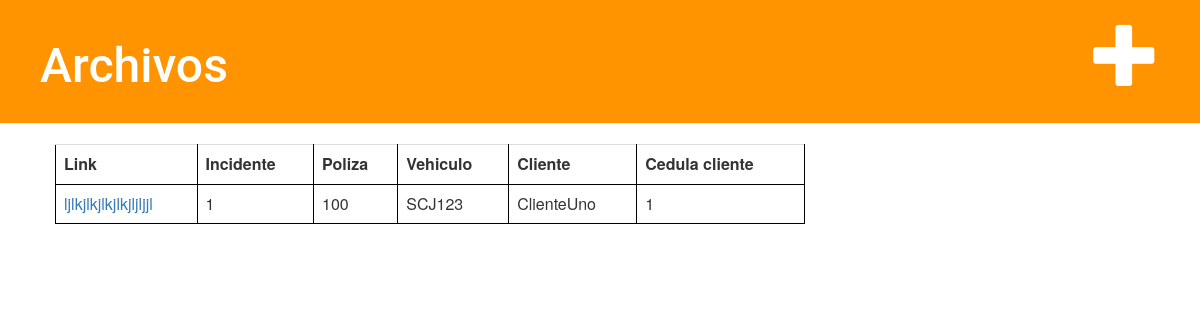
Before: /archivo/ with the older database file.
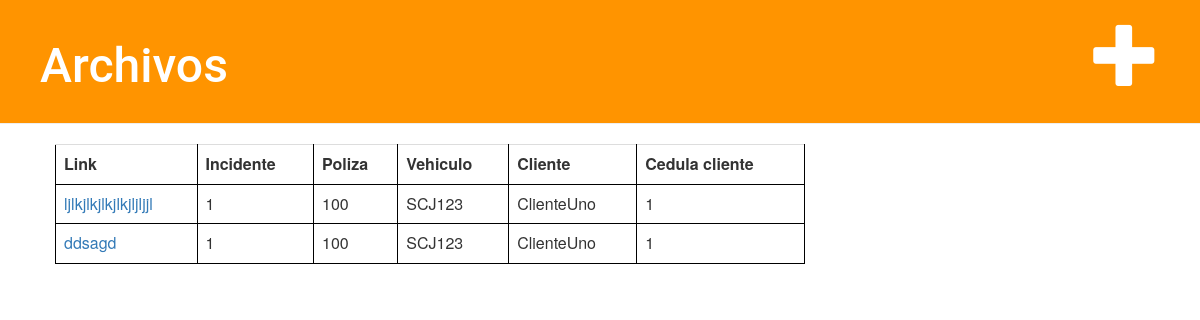
After: the same page with the newer database file.
### denuncia/models.py (models this page shows, shortened)
class Archivo(models.Model):
    id = models.AutoField(primary_key=True)
    incidente = models.ForeignKey('Incidente',on_delete=models.CASCADE,)
    link = models.CharField(max_length=200)

class Incidente(models.Model):
    nro_incidente = models.AutoField(primary_key=True)
    poliza = models.ForeignKey('Poliza',on_delete=models.CASCADE,)
    hay_heridos = models.BooleanField()
    hay_terceros = models.BooleanField()
    fecha_incidente = models.DateTimeField(default=timezone.now)
    estado = models.ForeignKey('Estado',on_delete=models.CASCADE,)
    pro_nombre = models.CharField(max_length=30)
    pro_cedula = models.CharField(max_length=8)
    pro_vto_libreta = models.DateField(null=True, blank=True)
    pro_telefono = models.CharField(max_length=9)
    pro_email = models.EmailField(max_length=35, null=True, blank=True)
    pro_descripción = models.TextField(max_length=500)
    ter_matricula = models.CharField(max_length=7, null=True, blank=True)
    ter_aseguradora = models.CharField(max_length=30, null=True, blank=True)
    ter_propietario = models.BooleanField()
    ter_nombre_conductor = models.CharField(max_length=30, null=True, blank=True)
    ter_cedula_conductor = models.CharField(max_length=8, null=True, blank=True)
    ter_telefono_conductor = models.CharField(max_length=9, null=True, blank=True)
    usuario = models.ForeignKey('Usuario',on_delete=models.CASCADE,)
    fecha_mod = models.DateTimeField(default=timezone.now)

class Poliza(models.Model):
    nro_poliza = models.CharField(primary_key=True, max_length=8)
    cliente = models.ForeignKey('Cliente',on_delete=models.CASCADE,)
    vehiculo = models.ForeignKey('Vehiculo',on_delete=models.CASCADE,)

class Vehiculo(models.Model):
    matricula = models.CharField(primary_key=True, max_length=7)

class Cliente(models.Model):
    cedula = models.CharField(primary_key=True, max_length=8)
    nombre = models.CharField(max_length=30)
    vehiculo = models.ForeignKey('Vehiculo',on_delete=models.CASCADE,)

### denuncia/views.py (the view)
# urls.py: path('archivo/', views.archivo_list, name='archivo_list'),
def archivo_list(request):
    archivos = Archivo.objects.order_by('id')
    return render(request, 'archivo/archivo_list.html', {'archivos': archivos})

### denuncia/templates/archivo/archivo_list.html
{% extends 'archivo/base.html' %}
{% block content %}
	<table class='table'>
		<tr>
			<th>Link</th><th>Incidente</th><th>Poliza</th><th>Vehiculo</th><th>Cliente</th><th>Cedula cliente</th>
		</tr>
		{% for archivo in archivos %}
			<tr>
				<td> <a href="{% url 'archivo_detail' pk=archivo.id %}">{{ archivo.link }}</a></td>
				<td>{{archivo.incidente.nro_incidente }} </td>
				<td>{{archivo.incidente.poliza.nro_poliza }} </td>
				<td>{{archivo.incidente.poliza.vehiculo.matricula }} </td>
				<td>{{archivo.incidente.poliza.cliente.nombre }} </td>
				<td>{{archivo.incidente.poliza.cliente.cedula }} </td>
			</tr>
		{% endfor %}
	</table>
{% endblock %}

Changed rows visible on the page:
added Archivo: link "ddsagd", incidente.nro_incidente "1", incidente.poliza.nro_poliza "100", incidente.poliza.vehiculo.matricula "SCJ123", incidente.poliza.cliente.nombre "ClienteUno", incidente.poliza.cliente.cedula "1"
